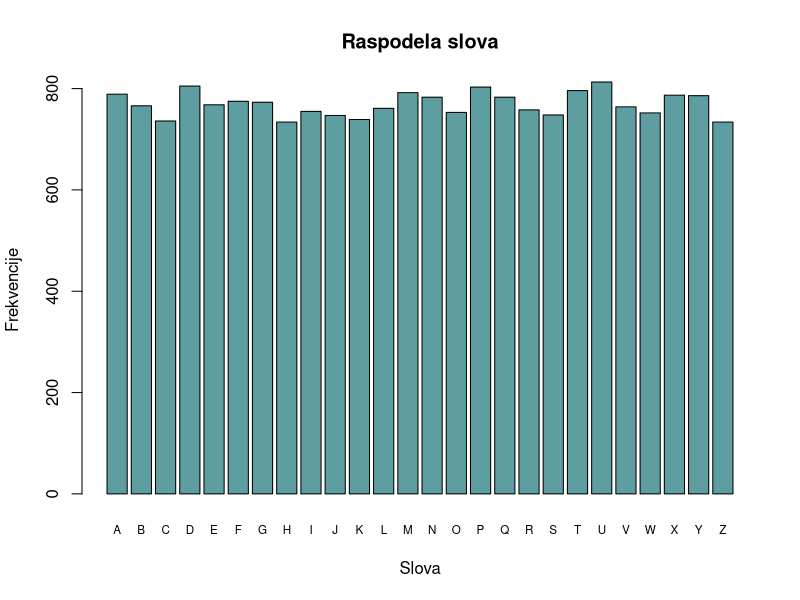

The R source for this figure:
a <- c(789, 766, 736, 805, 768, 775, 773,
       734, 755, 747, 739, 761, 792, 783,
       753, 803, 783, 758, 748, 796, 813,
       764, 752, 787, 786, 734)

names(a) <- c('A', 'B', 'C', 'D', 'E', 'F', 'G',
              'H', 'I', 'J', 'K', 'L', 'M', 'N',
              'O', 'P', 'Q', 'R', 'S', 'T', 'U',
              'V', 'W', 'X', 'Y', 'Z')

barplot(a, main = 'Raspodela slova',
           xlab = 'Slova',
           ylab = 'Frekvencije',
           cex.names = .7,
           col = c('cadetblue'))
